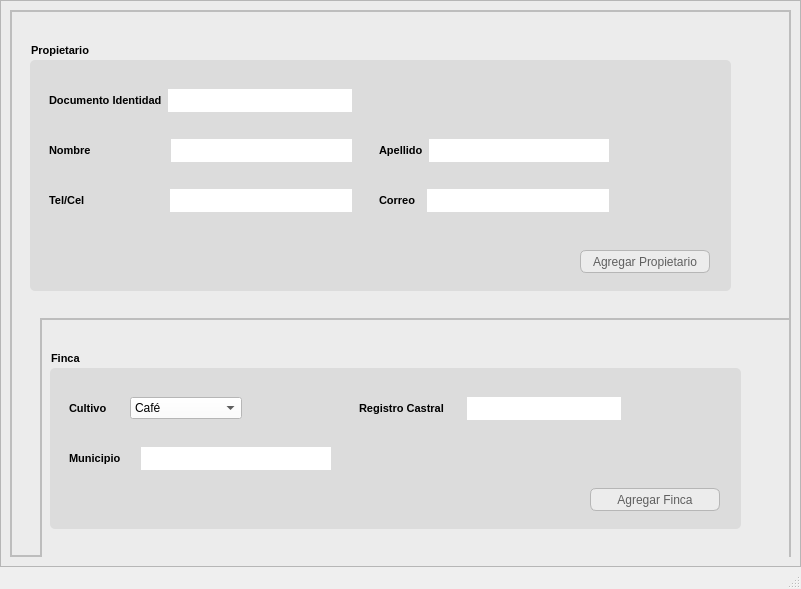
<?xml version="1.0" encoding="UTF-8"?>
<ui version="4.0">
 <class>MainWindow</class>
 <widget class="QMainWindow" name="MainWindow">
  <property name="geometry">
   <rect>
    <x>0</x>
    <y>0</y>
    <width>801</width>
    <height>589</height>
   </rect>
  </property>
  <property name="windowTitle">
   <string>MainWindow</string>
  </property>
  <widget class="QWidget" name="centralwidget">
   <layout class="QVBoxLayout" name="verticalLayout_2">
    <property name="spacing">
     <number>0</number>
    </property>
    <property name="leftMargin">
     <number>0</number>
    </property>
    <property name="topMargin">
     <number>0</number>
    </property>
    <property name="rightMargin">
     <number>0</number>
    </property>
    <property name="bottomMargin">
     <number>0</number>
    </property>
    <item>
     <widget class="QFrame" name="Background">
      <property name="styleSheet">
       <string notr="true">QFrame{
	background-color: rgb(236, 236, 236)
}</string>
      </property>
      <property name="frameShape">
       <enum>QFrame::StyledPanel</enum>
      </property>
      <property name="frameShadow">
       <enum>QFrame::Raised</enum>
      </property>
      <layout class="QVBoxLayout" name="verticalLayout">
       <item>
        <widget class="QFrame" name="Propietario_Frame">
         <property name="enabled">
          <bool>true</bool>
         </property>
         <property name="styleSheet">
          <string notr="true">QFrame{
	border: 1.5px solid rgb(189, 189, 189);	
	font-family: Arial, Helvetica, sans-serif;
	font-size: 13px;
	font-weight: 500;
}

#Datos_Propietario_Frame, #Datos_Finca_Frame{
	background-color: rgb(220, 220, 220);
	border: 0px;
	border-radius: 5px;
}

QPushButton{
	background-color: rgb(236, 236, 236);
	color: rgb(95, 95, 95);
	border: 1px solid rgb(182, 182, 182);
	border-radius: 6px;
}

QPushButton:hover{
	background-color: rgb(85, 170, 255);
	color: white;
}</string>
         </property>
         <property name="frameShape">
          <enum>QFrame::StyledPanel</enum>
         </property>
         <property name="frameShadow">
          <enum>QFrame::Raised</enum>
         </property>
         <widget class="QFrame" name="Finca_Frame">
          <property name="geometry">
           <rect>
            <x>30</x>
            <y>308</y>
            <width>751</width>
            <height>241</height>
           </rect>
          </property>
          <property name="styleSheet">
           <string notr="true"/>
          </property>
          <property name="frameShape">
           <enum>QFrame::StyledPanel</enum>
          </property>
          <property name="frameShadow">
           <enum>QFrame::Raised</enum>
          </property>
          <widget class="QLabel" name="label_2">
           <property name="geometry">
            <rect>
             <x>10</x>
             <y>30</y>
             <width>101</width>
             <height>21</height>
            </rect>
           </property>
           <property name="styleSheet">
            <string notr="true">border: 0px;
background: transparent;
margin-left: 1px;
font-size: 2px;</string>
           </property>
           <property name="text">
            <string>&lt;html&gt;&lt;head/&gt;&lt;body&gt;&lt;p&gt;&lt;span style=&quot; font-size:8pt;&quot;&gt;Finca&lt;/span&gt;&lt;/p&gt;&lt;/body&gt;&lt;/html&gt;</string>
           </property>
          </widget>
          <widget class="QFrame" name="Datos_Finca_Frame">
           <property name="geometry">
            <rect>
             <x>10</x>
             <y>50</y>
             <width>691</width>
             <height>161</height>
            </rect>
           </property>
           <property name="styleSheet">
            <string notr="true"/>
           </property>
           <property name="frameShape">
            <enum>QFrame::StyledPanel</enum>
           </property>
           <property name="frameShadow">
            <enum>QFrame::Raised</enum>
           </property>
           <widget class="QPushButton" name="Agregar_Finca">
            <property name="geometry">
             <rect>
              <x>540</x>
              <y>120</y>
              <width>130</width>
              <height>23</height>
             </rect>
            </property>
            <property name="text">
             <string>Agregar Finca</string>
            </property>
           </widget>
           <widget class="QFrame" name="Input_Frame_6">
            <property name="geometry">
             <rect>
              <x>10</x>
              <y>20</y>
              <width>191</width>
              <height>41</height>
             </rect>
            </property>
            <property name="styleSheet">
             <string notr="true">QFrame{
	border: 0px;
	background: transparent
}

QTextEdit{
	background-color: white;
	border-radius: 0px;
	font-size: 11px;
	font-weight: 100;
}

QTextEdit:focus{
	border: 1.5px solid rgb(85, 170, 255);
}</string>
            </property>
            <property name="frameShape">
             <enum>QFrame::StyledPanel</enum>
            </property>
            <property name="frameShadow">
             <enum>QFrame::Raised</enum>
            </property>
            <layout class="QHBoxLayout" name="horizontalLayout_6">
             <item>
              <widget class="QLabel" name="label_8">
               <property name="text">
                <string>&lt;html&gt;&lt;head/&gt;&lt;body&gt;&lt;p&gt;&lt;span style=&quot; font-size:8pt;&quot;&gt;Cultivo&lt;/span&gt;&lt;/p&gt;&lt;/body&gt;&lt;/html&gt;</string>
               </property>
              </widget>
             </item>
             <item>
              <widget class="QComboBox" name="comboBox">
               <property name="mouseTracking">
                <bool>false</bool>
               </property>
               <property name="contextMenuPolicy">
                <enum>Qt::DefaultContextMenu</enum>
               </property>
               <property name="styleSheet">
                <string notr="true">background: white;</string>
               </property>
               <item>
                <property name="text">
                 <string>Café</string>
                </property>
               </item>
               <item>
                <property name="text">
                 <string>Caña panelera</string>
                </property>
               </item>
               <item>
                <property name="text">
                 <string>Cítricos</string>
                </property>
               </item>
               <item>
                <property name="text">
                 <string>Fréjol</string>
                </property>
               </item>
               <item>
                <property name="text">
                 <string>Papa</string>
                </property>
               </item>
               <item>
                <property name="text">
                 <string>Papaya</string>
                </property>
               </item>
               <item>
                <property name="text">
                 <string>Plátano</string>
                </property>
               </item>
               <item>
                <property name="text">
                 <string>Yuca</string>
                </property>
               </item>
              </widget>
             </item>
            </layout>
           </widget>
           <widget class="QFrame" name="Input_Frame_7">
            <property name="geometry">
             <rect>
              <x>10</x>
              <y>70</y>
              <width>280</width>
              <height>41</height>
             </rect>
            </property>
            <property name="styleSheet">
             <string notr="true">QFrame{
	border: 0px;
	background: transparent
}

QTextEdit{
	background-color: white;
	border-radius: 0px;
	font-size: 11px;
	font-weight: 100;
}

QTextEdit:focus{
	border: 1.5px solid rgb(85, 170, 255);
}</string>
            </property>
            <property name="frameShape">
             <enum>QFrame::StyledPanel</enum>
            </property>
            <property name="frameShadow">
             <enum>QFrame::Raised</enum>
            </property>
            <layout class="QHBoxLayout" name="horizontalLayout_7">
             <item>
              <widget class="QLabel" name="label_9">
               <property name="text">
                <string>&lt;html&gt;&lt;head/&gt;&lt;body&gt;&lt;p&gt;&lt;span style=&quot; font-size:8pt;&quot;&gt;Municipio&lt;/span&gt;&lt;/p&gt;&lt;/body&gt;&lt;/html&gt;</string>
               </property>
              </widget>
             </item>
             <item>
              <spacer name="horizontalSpacer_4">
               <property name="orientation">
                <enum>Qt::Horizontal</enum>
               </property>
               <property name="sizeHint" stdset="0">
                <size>
                 <width>80</width>
                 <height>20</height>
                </size>
               </property>
              </spacer>
             </item>
             <item>
              <widget class="QTextEdit" name="Municipio">
               <property name="styleSheet">
                <string notr="true"/>
               </property>
              </widget>
             </item>
            </layout>
           </widget>
           <widget class="QFrame" name="Input_Frame_8">
            <property name="geometry">
             <rect>
              <x>300</x>
              <y>20</y>
              <width>280</width>
              <height>41</height>
             </rect>
            </property>
            <property name="styleSheet">
             <string notr="true">QFrame{
	border: 0px;
	background: transparent
}

QTextEdit{
	background-color: white;
	border-radius: 0px;
	font-size: 11px;
	font-weight: 100;
}

QTextEdit:focus{
	border: 1.5px solid rgb(85, 170, 255);
}</string>
            </property>
            <property name="frameShape">
             <enum>QFrame::StyledPanel</enum>
            </property>
            <property name="frameShadow">
             <enum>QFrame::Raised</enum>
            </property>
            <layout class="QHBoxLayout" name="horizontalLayout_8">
             <item>
              <widget class="QLabel" name="label_10">
               <property name="text">
                <string>&lt;html&gt;&lt;head/&gt;&lt;body&gt;&lt;p&gt;&lt;span style=&quot; font-size:8pt;&quot;&gt;Registro Castral&lt;/span&gt;&lt;/p&gt;&lt;/body&gt;&lt;/html&gt;</string>
               </property>
              </widget>
             </item>
             <item>
              <spacer name="horizontalSpacer_5">
               <property name="orientation">
                <enum>Qt::Horizontal</enum>
               </property>
               <property name="sizeHint" stdset="0">
                <size>
                 <width>120</width>
                 <height>20</height>
                </size>
               </property>
              </spacer>
             </item>
             <item>
              <widget class="QTextEdit" name="Registro_Castral">
               <property name="styleSheet">
                <string notr="true"/>
               </property>
              </widget>
             </item>
            </layout>
           </widget>
          </widget>
         </widget>
         <widget class="QFrame" name="Datos_Propietario_Frame">
          <property name="geometry">
           <rect>
            <x>20</x>
            <y>50</y>
            <width>701</width>
            <height>231</height>
           </rect>
          </property>
          <property name="styleSheet">
           <string notr="true"/>
          </property>
          <property name="frameShape">
           <enum>QFrame::StyledPanel</enum>
          </property>
          <property name="frameShadow">
           <enum>QFrame::Raised</enum>
          </property>
          <widget class="QPushButton" name="Agregar_Propietario">
           <property name="geometry">
            <rect>
             <x>550</x>
             <y>190</y>
             <width>130</width>
             <height>23</height>
            </rect>
           </property>
           <property name="focusPolicy">
            <enum>Qt::StrongFocus</enum>
           </property>
           <property name="styleSheet">
            <string notr="true"/>
           </property>
           <property name="text">
            <string>Agregar Propietario</string>
           </property>
          </widget>
          <widget class="QFrame" name="Input_Frame">
           <property name="geometry">
            <rect>
             <x>10</x>
             <y>20</y>
             <width>321</width>
             <height>41</height>
            </rect>
           </property>
           <property name="styleSheet">
            <string notr="true">QFrame{
	border: 0px;
	background: transparent;
}

QTextEdit{
	background-color: white;
	border-radius: 0px;
	font-size: 11px;
	font-weight: 100;
}

QTextEdit:focus{
	border: 1.5px solid rgb(85, 170, 255);
}</string>
           </property>
           <property name="frameShape">
            <enum>QFrame::StyledPanel</enum>
           </property>
           <property name="frameShadow">
            <enum>QFrame::Raised</enum>
           </property>
           <layout class="QHBoxLayout" name="horizontalLayout">
            <item>
             <widget class="QLabel" name="label_3">
              <property name="styleSheet">
               <string notr="true"/>
              </property>
              <property name="text">
               <string>&lt;html&gt;&lt;head/&gt;&lt;body&gt;&lt;p&gt;&lt;span style=&quot; font-size:8pt;&quot;&gt;Documento Identidad&lt;/span&gt;&lt;/p&gt;&lt;/body&gt;&lt;/html&gt;</string>
              </property>
             </widget>
            </item>
            <item>
             <widget class="QTextEdit" name="User_Identification">
              <property name="styleSheet">
               <string notr="true">width: 40px</string>
              </property>
             </widget>
            </item>
           </layout>
          </widget>
          <widget class="QFrame" name="Input_Frame_2">
           <property name="geometry">
            <rect>
             <x>10</x>
             <y>70</y>
             <width>321</width>
             <height>41</height>
            </rect>
           </property>
           <property name="styleSheet">
            <string notr="true">QFrame{
	border: 0px;
	background: transparent
}

QTextEdit{
	background-color: white;
	border-radius: 0px;
	font-size: 11px;
	font-weight: 100;
}

QTextEdit:focus{
	border: 1.5px solid rgb(85, 170, 255);
}</string>
           </property>
           <property name="frameShape">
            <enum>QFrame::StyledPanel</enum>
           </property>
           <property name="frameShadow">
            <enum>QFrame::Raised</enum>
           </property>
           <layout class="QHBoxLayout" name="horizontalLayout_2">
            <item>
             <widget class="QLabel" name="label_4">
              <property name="text">
               <string>&lt;html&gt;&lt;head/&gt;&lt;body&gt;&lt;p&gt;&lt;span style=&quot; font-size:8pt;&quot;&gt;Nombre&lt;/span&gt;&lt;/p&gt;&lt;/body&gt;&lt;/html&gt;</string>
              </property>
             </widget>
            </item>
            <item>
             <spacer name="horizontalSpacer">
              <property name="orientation">
               <enum>Qt::Horizontal</enum>
              </property>
              <property name="sizeHint" stdset="0">
               <size>
                <width>149</width>
                <height>20</height>
               </size>
              </property>
             </spacer>
            </item>
            <item>
             <widget class="QTextEdit" name="User_Name">
              <property name="styleSheet">
               <string notr="true"/>
              </property>
             </widget>
            </item>
           </layout>
          </widget>
          <widget class="QFrame" name="Input_Frame_3">
           <property name="geometry">
            <rect>
             <x>10</x>
             <y>120</y>
             <width>321</width>
             <height>41</height>
            </rect>
           </property>
           <property name="styleSheet">
            <string notr="true">QFrame{
	border: 0px;
	background: transparent
}

QTextEdit{
	background-color: white;
	border-radius: 0px;
	font-size: 11px;
	font-weight: 100;
}

QTextEdit:focus{
	border: 1.5px solid rgb(85, 170, 255);
}</string>
           </property>
           <property name="frameShape">
            <enum>QFrame::StyledPanel</enum>
           </property>
           <property name="frameShadow">
            <enum>QFrame::Raised</enum>
           </property>
           <layout class="QHBoxLayout" name="horizontalLayout_3">
            <item>
             <widget class="QLabel" name="label_5">
              <property name="text">
               <string>&lt;html&gt;&lt;head/&gt;&lt;body&gt;&lt;p&gt;&lt;span style=&quot; font-size:8pt;&quot;&gt;Tel/Cel&lt;/span&gt;&lt;/p&gt;&lt;/body&gt;&lt;/html&gt;</string>
              </property>
             </widget>
            </item>
            <item>
             <spacer name="horizontalSpacer_2">
              <property name="orientation">
               <enum>Qt::Horizontal</enum>
              </property>
              <property name="sizeHint" stdset="0">
               <size>
                <width>154</width>
                <height>20</height>
               </size>
              </property>
             </spacer>
            </item>
            <item>
             <widget class="QTextEdit" name="User_Cel">
              <property name="styleSheet">
               <string notr="true"/>
              </property>
             </widget>
            </item>
           </layout>
          </widget>
          <widget class="QFrame" name="Input_Frame_4">
           <property name="geometry">
            <rect>
             <x>340</x>
             <y>70</y>
             <width>248</width>
             <height>41</height>
            </rect>
           </property>
           <property name="styleSheet">
            <string notr="true">QFrame{
	border: 0px;
	background: transparent
}

QTextEdit{
	background-color: white;
	border-radius: 0px;
	font-size: 11px;
	font-weight: 100;
}

QTextEdit:focus{
	border: 1.5px solid rgb(85, 170, 255);
}</string>
           </property>
           <property name="frameShape">
            <enum>QFrame::StyledPanel</enum>
           </property>
           <property name="frameShadow">
            <enum>QFrame::Raised</enum>
           </property>
           <layout class="QHBoxLayout" name="horizontalLayout_4">
            <item>
             <widget class="QLabel" name="label_6">
              <property name="text">
               <string>&lt;html&gt;&lt;head/&gt;&lt;body&gt;&lt;p&gt;&lt;span style=&quot; font-size:8pt;&quot;&gt;Apellido&lt;/span&gt;&lt;/p&gt;&lt;/body&gt;&lt;/html&gt;</string>
              </property>
             </widget>
            </item>
            <item>
             <widget class="QTextEdit" name="User_Last_Name">
              <property name="styleSheet">
               <string notr="true"/>
              </property>
             </widget>
            </item>
           </layout>
          </widget>
          <widget class="QFrame" name="Input_Frame_5">
           <property name="geometry">
            <rect>
             <x>340</x>
             <y>120</y>
             <width>248</width>
             <height>41</height>
            </rect>
           </property>
           <property name="styleSheet">
            <string notr="true">QFrame{
	border: 0px;
	background: transparent
}

QTextEdit{
	background-color: white;
	border-radius: 0px;
	font-size: 11px;
	font-weight: 100;
}

QTextEdit:focus{
	border: 1.5px solid rgb(85, 170, 255);
}</string>
           </property>
           <property name="frameShape">
            <enum>QFrame::StyledPanel</enum>
           </property>
           <property name="frameShadow">
            <enum>QFrame::Raised</enum>
           </property>
           <layout class="QHBoxLayout" name="horizontalLayout_5">
            <item>
             <widget class="QLabel" name="label_7">
              <property name="text">
               <string>&lt;html&gt;&lt;head/&gt;&lt;body&gt;&lt;p&gt;&lt;span style=&quot; font-size:8pt;&quot;&gt;Correo&lt;/span&gt;&lt;/p&gt;&lt;/body&gt;&lt;/html&gt;</string>
              </property>
             </widget>
            </item>
            <item>
             <spacer name="horizontalSpacer_3">
              <property name="orientation">
               <enum>Qt::Horizontal</enum>
              </property>
              <property name="sizeHint" stdset="0">
               <size>
                <width>80</width>
                <height>20</height>
               </size>
              </property>
             </spacer>
            </item>
            <item>
             <widget class="QTextEdit" name="User_Mail">
              <property name="styleSheet">
               <string notr="true"/>
              </property>
             </widget>
            </item>
           </layout>
          </widget>
         </widget>
         <widget class="QLabel" name="label">
          <property name="geometry">
           <rect>
            <x>20</x>
            <y>30</y>
            <width>91</width>
            <height>21</height>
           </rect>
          </property>
          <property name="styleSheet">
           <string notr="true">border: 0px;
background: transparent;
margin-left: 1px;
font-size: 2px;</string>
          </property>
          <property name="text">
           <string>&lt;html&gt;&lt;head/&gt;&lt;body&gt;&lt;p&gt;&lt;span style=&quot; font-size:8pt;&quot;&gt;Propietario&lt;/span&gt;&lt;/p&gt;&lt;/body&gt;&lt;/html&gt;</string>
          </property>
         </widget>
        </widget>
       </item>
      </layout>
     </widget>
    </item>
   </layout>
  </widget>
  <widget class="QStatusBar" name="statusbar"/>
 </widget>
 <resources/>
 <connections/>
</ui>
